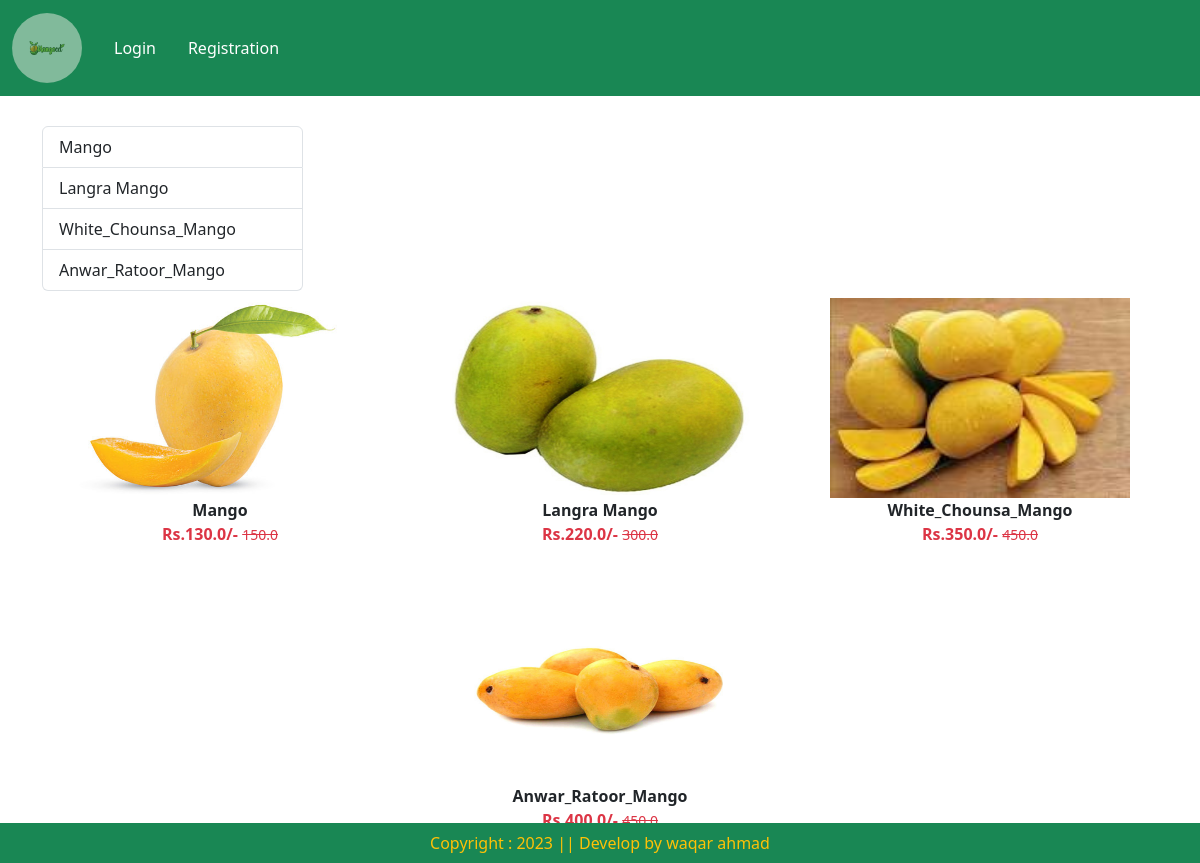
Screenshot of /category/mg with the database file from the repository.
### app/models.py (models this page shows, shortened)
class Product(models.Model):
    title=models.CharField(max_length=100)
    selling_price=models.FloatField()
    discounted_price=models.FloatField()
    description=models.TextField()
    composition=models.TextField(default='')
    prodapp=models.TextField(default='')
    category=models.CharField(choices=CATEGORY_CHOICES,max_length=2)
    product_img=models.ImageField(upload_to='product')

### app/views.py (the view)
# urls.py: path('category/<slug:val>',views.CategoryView.as_view(),name='category'),
class CategoryView(View):
    def get(self,request,val):
        product=Product.objects.filter(category=val)
        title=Product.objects.filter(category=val).values('title')
        return render(request,'category.html',locals())

### app/templates/category.html (shortened to what this page needs)
{% extends 'base.html' %}
{% load static %}
{% block main-content %}
<div class="container">
    <div class="row"style="margin-top:30px">
        <div class="col-sm-3">
            <div class="list-group">
            {% for val in title %}
                 <a href="{% url 'category-title' val.title %}" class="list-group-item list-group-item-action" aria-current="true">
            {{val.title}}</a>
            {% endfor %}
        </div>
    </div>
    <div class="col-ms-9">
        <div class="row">
            {% for prod in product %}
            <div class="col text-center mb-4">
                <a href="{% url 'productdetail' prod.id %}" class="btn">
                    <div>
                        <img src="{{prod.product_img.url}}" width="300px" height="200px">
                        <div class="fw-bold">{{prod.title}}</div>
                        <div class="fw-bold text-danger">
                            Rs.{{prod.discounted_price}}/-
                            <small class="fw-light text-decoration-line-through">{{prod.selling_price}}</small>
                        </div>
                    </div>
                </a>
            </div>
            {% endfor %}
        </div>
    </div>
    </div>
</div>
{% endblock main-content %}

### app/templates/base.html (shortened to what this page needs)
<!DOCTYPE html>
{% load static %}
<html lang="en">
<head>
    <link href="https://cdn.jsdelivr.net/npm/bootstrap@5.3.1/dist/css/bootstrap.min.css" rel="stylesheet">
    <link rel="stylesheet" href="{% static 'css/style.css' %}">
</head>
<body>
<nav class="navbar navbar-expand-lg navbar-dark bg-success">
  <div class="container-fluid">
    <a class="navbar-brand" href="#">
      <img src="{% static 'images/logo2.png' %}" height="50px" width="70px" class="rounded-pill img-fluid opacity-50 " id="transparent-logo">
    </a>
    <div class="collapse navbar-collapse" id="navbarSupportedContent">
      <ul class="navbar-nav me-auto mb-2 mb-lg-0">
      {% if request.user.is_authenticated %}
        <li class="nav-item">
          <a class="nav-link active" aria-current="page" href="{% url 'home' %}">Home</a>
        </li>
        <li class="nav-item dropdown">
          <a class="nav-link dropdown-toggle text-white" href="#" role="button" data-bs-toggle="dropdown" aria-expanded="false">
            Products
          </a>
          <ul class="dropdown-menu">
            <li><a class="dropdown-item" href="{% url 'category' 'pm' %}">Pomegrants</a></li>
            <li><a class="dropdown-item" href="{% url 'category' 'mg' %}">Mango</a></li>
            <li><a class="dropdown-item" href="{% url 'category' 'gr' %}">Grapes</a></li>
            <li><a class="dropdown-item" href="{% url 'category' 'or' %}">Orange</a></li>
            <li><a class="dropdown-item" href="{% url 'category' 'dt' %}">Dates</a></li>
            <li><a class="dropdown-item" href="{% url 'category' 'ap' %}">Apple</a></li>
          </ul>
        </li>
        <li class="nav-item">
          <a class="nav-link text-white" href="{% url 'about' %}">About Us</a>
        </li>
       <li class="nav-item">
          <a class="nav-link text-white" href="{% url 'contact' %}">Contact Us</a>
        </li>
      </ul>
      <form class="d-flex" role="search">
        <input class="form-control me-2" type="search" placeholder="Search" aria-label="Search">
        <button class="btn btn-outline-danger" type="submit">Search</button>
      </form>
    </div>
    <ul class="navbar-nav me-auto mb-2 mb-lg-0">
      <li class="nav-item dropdown mx-2">
          <a class="nav-link dropdown-toggle text-white" href="#" id="profileDropdown" role="button" data-bs-toggle="dropdown" aria-expanded="false">
            {{request.user}}
          </a>
      <ul class="dropdown-menu" aria-labelledby="profileDropdown">
            <li><a class="dropdown-item" href="{% url 'profile' %}">Profile</a></li>
            <li><a class="dropdown-item" href="#">Orders</a></li>
            <li><a class="dropdown-item" href="{% url 'passwordchange' %}">Change Password</a></li>
            <li><a class="dropdown-item" href="{% url 'logout' %}">Log out</a></li>
          </ul>
      <li class="nav-item mx-2">
          <a class="nav-link text-white" href="#">Cart</a>
        </li>
      <li class="nav-item mx-2">
          <a class="nav-link text-white" href="#">Wishlist</a>
        </li>
      {% else %}
      <li class="nav-item mx-2">
          <a class="nav-link text-white" href="{% url 'login' %}">Login</a>
        </li>
      <li class="nav-item mx-2">
          <a class="nav-link text-white" href="{% url 'customerregistration' %}">Registration</a>
        </li>
        {% endif %}
    </ul>
  </div>
</nav>
{% block main-content %} {% endblock main-content %}
<footer class="container-fluid fixed-bottom bg-success text-center p-2 mt-5 text-warning">
    Copyright : 2023 || Develop by waqar ahmad
</footer>
</body>
</html>

### rows the page displays
Product: product_img (picture), title "Mango", discounted_price "130.0", selling_price "150.0"
Product: product_img (picture), title "Langra Mango", discounted_price "220.0", selling_price "300.0"
Product: product_img (picture), title "White_Chounsa_Mango", discounted_price "350.0", selling_price "450.0"
Product: product_img (picture), title "Anwar_Ratoor_Mango", discounted_price "400.0", selling_price "450.0"

### other values shown
{{ val.title }} "Mango" "Langra Mango" "White_Chounsa_Mango" "Anwar_Ratoor_Mango"
